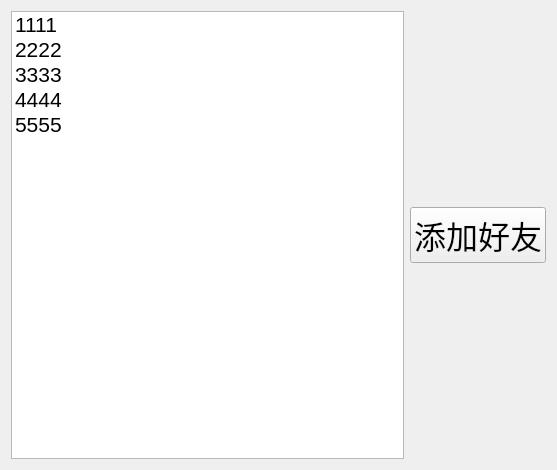
<?xml version="1.0" encoding="UTF-8"?>
<ui version="4.0">
 <class>Online</class>
 <widget class="QWidget" name="Online">
  <property name="geometry">
   <rect>
    <x>0</x>
    <y>0</y>
    <width>557</width>
    <height>470</height>
   </rect>
  </property>
  <property name="windowTitle">
   <string>Form</string>
  </property>
  <layout class="QHBoxLayout" name="horizontalLayout_2">
   <item>
    <layout class="QHBoxLayout" name="horizontalLayout">
     <item>
      <widget class="QListWidget" name="online_lw">
       <property name="font">
        <font>
         <pointsize>16</pointsize>
        </font>
       </property>
       <item>
        <property name="text">
         <string>1111</string>
        </property>
       </item>
       <item>
        <property name="text">
         <string>2222</string>
        </property>
       </item>
       <item>
        <property name="text">
         <string>3333</string>
        </property>
       </item>
       <item>
        <property name="text">
         <string>4444</string>
        </property>
       </item>
       <item>
        <property name="text">
         <string>5555</string>
        </property>
       </item>
      </widget>
     </item>
     <item>
      <layout class="QVBoxLayout" name="verticalLayout">
       <item>
        <spacer name="verticalSpacer">
         <property name="orientation">
          <enum>Qt::Vertical</enum>
         </property>
         <property name="sizeHint" stdset="0">
          <size>
           <width>20</width>
           <height>40</height>
          </size>
         </property>
        </spacer>
       </item>
       <item>
        <widget class="QPushButton" name="addfriend_pb">
         <property name="font">
          <font>
           <pointsize>24</pointsize>
          </font>
         </property>
         <property name="text">
          <string>添加好友</string>
         </property>
        </widget>
       </item>
       <item>
        <spacer name="verticalSpacer_2">
         <property name="orientation">
          <enum>Qt::Vertical</enum>
         </property>
         <property name="sizeHint" stdset="0">
          <size>
           <width>20</width>
           <height>40</height>
          </size>
         </property>
        </spacer>
       </item>
      </layout>
     </item>
    </layout>
   </item>
  </layout>
 </widget>
 <resources/>
 <connections/>
</ui>
